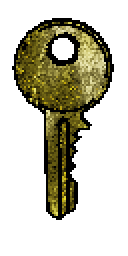
#> input picture AnimatedTexture Generator/input/0001.png, 64 x 128 px, found by its file name (shown 2 times larger); its folder holds only this picture in this run
$ python main.py
#> lines starting #> are read from the running program, lines starting #| are printed output that depends on the picture
# Program that converts images in one folder from one format to another
import os
import sys
import argparse
from PIL import Image

parser = argparse.ArgumentParser()
parser.description = "Convert images from one format to another"
parser.epilog = "Example: python3 main.py input output png jpeg"
parser.add_argument("-i", "--input-folder", help="Input folder", default="input")
parser.add_argument("-o", "--output-folder", help="Output folder", default="output")
parser.add_argument("-s", "--source-format", help="Source format", default="png")
parser.add_argument("-f", "--output-format", help="Output format", default="jpeg")
parser.add_argument("-R", "--resize-width", help="Resizes to given width, respecting aspect ratio", default=1920)
parser.add_argument("-L", "--lossless", action="store_true", help="Lossless compression")
parser.add_argument("-q", "--quality", help="Compression quality, 100 is better quality", default=100)


args = parser.parse_args()
input_folder = args.input_folder
output_folder = args.output_folder
source_format = args.source_format
output_format = args.output_format
resize_width = int(args.resize_width)
lossless = args.lossless
quality = args.quality

def retrieve_images(input_folder):
#> called with input_folder = 'input'
	images = []
	for root, dirs, files in os.walk(input_folder):
		for file in files:
			if file.endswith(source_format):
				images.append(file)
	return images

def convert_images(images):
	for image in images:
		clean_name = os.path.splitext(image)[0]
		print("Processing " + clean_name + "...")
		img = Image.open(input_folder + "/" + image)
#> img is the input picture: PIL image 64x128 RGBA; mean R, G, B, A 27.9, 25.8, 10.2, 83.1
		# if jpeg, convert to RGB
		if output_format.lower() == "jpeg":
			img = img.convert("RGB")
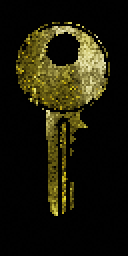
#> img: PIL image 64x128 RGB (shown 2 times larger); mean R, G, B 27.9, 25.8, 10.2
		#if png, convert to RGBA
		if output_format.lower() == "png":
			img = img.convert("RGBA")

		# while image width is over 2000px, resize image to half
		# while img.width > 2000 and reduce_size:
		# 	img = resize_image_to_half(img)

		if img.width != resize_to_width:
			img = resize_to_width(img, resize_width)

		img.save(output_folder + "/" + clean_name + "." + output_format, output_format, lossless = lossless, method = 4, quality = quality)
		#close image
		img.close()

def resize_to_width(image, width):
#> called with width = 1920
	resizing_factor = image.width / width
#> resizing_factor = 0.0333
	#print(resizing_factor)
	return image.resize((int(width), int(image.height / resizing_factor)), Image.Resampling.LANCZOS)
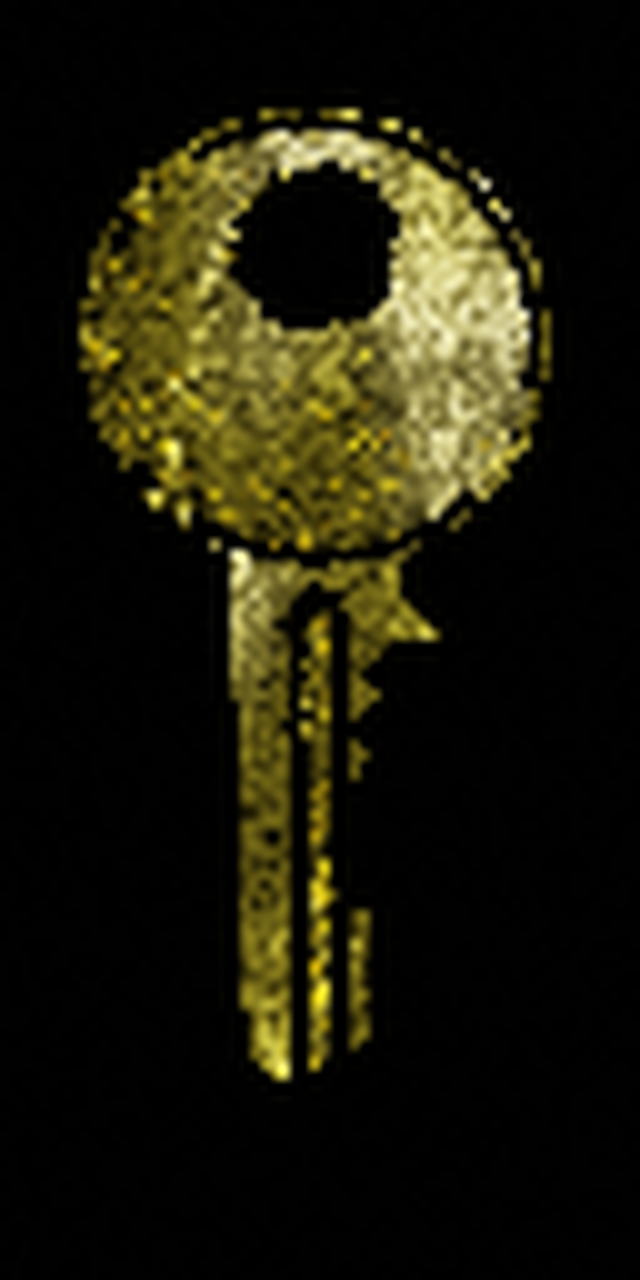
#> returned value: PIL image 1920x3840 RGB (shown at 1/3 size); mean R, G, B 28.5, 26.3, 10.4

# resize images
def resize_image_to_half(image):
	width, height = image.size
	return image.resize((int(width/2), int(height/2)), Image.Resampling.BILINEAR)

# Main program
if __name__ == "__main__":
	# Folder checks
	if not os.path.exists(input_folder):
		print("Input folder does not exist")
		sys.exit(1)

	if not os.path.exists(output_folder):
		os.makedirs(output_folder)

	# Sanitize input

	images = retrieve_images(input_folder)
	convert_images(images)
